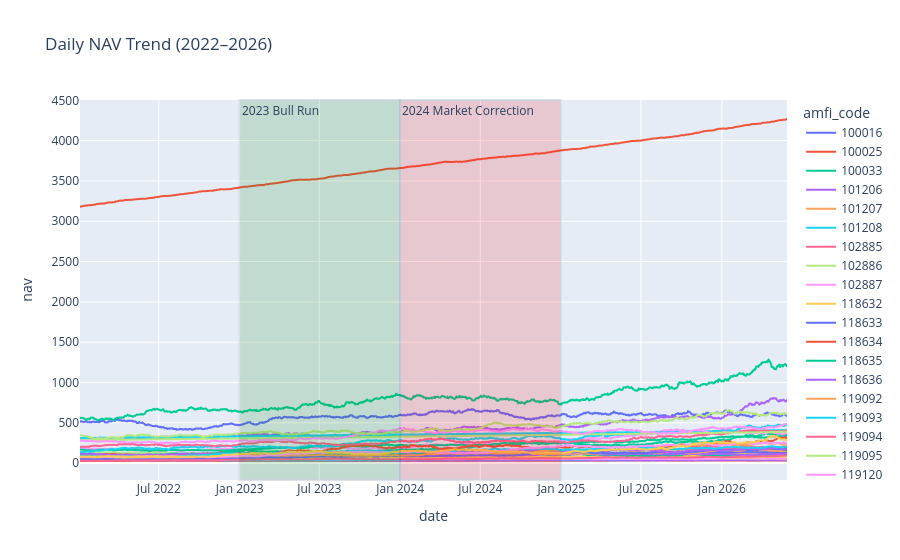

Notebook cell for this chart:
### Code cell
# Convert date column to datetime
nav_history["date"] = pd.to_datetime(nav_history["date"])

# Plot daily NAV for all schemes
fig = px.line(
    nav_history,
    x="date",
    y="nav",
    color="amfi_code",
    title="Daily NAV Trend (2022–2026)"
)

# Highlight 2023 Bull Run
fig.add_vrect(
    x0="2023-01-01",
    x1="2023-12-31",
    fillcolor="green",
    opacity=0.15,
    annotation_text="2023 Bull Run",
    annotation_position="top left"
)

# Highlight 2024 Market Correction
fig.add_vrect(
    x0="2024-01-01",
    x1="2024-12-31",
    fillcolor="red",
    opacity=0.15,
    annotation_text="2024 Market Correction",
    annotation_position="top left"
)

fig.show()

### Figure 1 — Plotly figure (JSON) as saved in the notebook; plotly's stock layout.template omitted (floating-point values rounded to 4 significant figures; data arrays with more than 128 entries replaced by an {"elided": "..."} marker saying what was removed)
{"data": [{"hovertemplate": "amfi_code=100016<br>date=%{x}<br>nav=%{y}<extra></extra>", "legendgroup": "100016", "line": {"color": "#636efa", "dash": "solid"}, "marker": {"symbol": "circle"}, "mode": "lines", "name": "100016", "showlegend": true, "type": "scattergl", "x": {"elided": "1150 str values"}, "xaxis": "x", "y": {"elided": "1150 float values"}, "yaxis": "y"}, {"hovertemplate": "amfi_code=100025<br>date=%{x}<br>nav=%{y}<extra></extra>", "legendgroup": "100025", "line": {"color": "#EF553B", "dash": "solid"}, "marker": {"symbol": "circle"}, "mode": "lines", "name": "100025", "showlegend": true, "type": "scattergl", "x": {"elided": "1150 str values"}, "xaxis": "x", "y": {"elided": "1150 float values"}, "yaxis": "y"}, {"hovertemplate": "amfi_code=100033<br>date=%{x}<br>nav=%{y}<extra></extra>", "legendgroup": "100033", "line": {"color": "#00cc96", "dash": "solid"}, "marker": {"symbol": "circle"}, "mode": "lines", "name": "100033", "showlegend": true, "type": "scattergl", "x": {"elided": "1150 str values"}, "xaxis": "x", "y": {"elided": "1150 float values"}, "yaxis": "y"}, {"hovertemplate": "amfi_code=101206<br>date=%{x}<br>nav=%{y}<extra></extra>", "legendgroup": "101206", "line": {"color": "#ab63fa", "dash": "solid"}, "marker": {"symbol": "circle"}, "mode": "lines", "name": "101206", "showlegend": true, "type": "scattergl", "x": {"elided": "1150 str values"}, "xaxis": "x", "y": {"elided": "1150 float values"}, "yaxis": "y"}, {"hovertemplate": "amfi_code=101207<br>date=%{x}<br>nav=%{y}<extra></extra>", "legendgroup": "101207", "line": {"color": "#FFA15A", "dash": "solid"}, "marker": {"symbol": "circle"}, "mode": "lines", "name": "101207", "showlegend": true, "type": "scattergl", "x": {"elided": "1150 str values"}, "xaxis": "x", "y": {"elided": "1150 float values"}, "yaxis": "y"}, {"hovertemplate": "amfi_code=101208<br>date=%{x}<br>nav=%{y}<extra></extra>", "legendgroup": "101208", "line": {"color": "#19d3f3", "dash": "solid"}, "marker": {"symbol": "circle"}, "mode": "lines", "name": "101208", "showlegend": true, "type": "scattergl", "x": {"elided": "1150 str values"}, "xaxis": "x", "y": {"elided": "1150 float values"}, "yaxis": "y"}, {"hovertemplate": "amfi_code=102885<br>date=%{x}<br>nav=%{y}<extra></extra>", "legendgroup": "102885", "line": {"color": "#FF6692", "dash": "solid"}, "marker": {"symbol": "circle"}, "mode": "lines", "name": "102885", "showlegend": true, "type": "scattergl", "x": {"elided": "1150 str values"}, "xaxis": "x", "y": {"elided": "1150 float values"}, "yaxis": "y"}, {"hovertemplate": "amfi_code=102886<br>date=%{x}<br>nav=%{y}<extra></extra>", "legendgroup": "102886", "line": {"color": "#B6E880", "dash": "solid"}, "marker": {"symbol": "circle"}, "mode": "lines", "name": "102886", "showlegend": true, "type": "scattergl", "x": {"elided": "1150 str values"}, "xaxis": "x", "y": {"elided": "1150 float values"}, "yaxis": "y"}, {"hovertemplate": "amfi_code=102887<br>date=%{x}<br>nav=%{y}<extra></extra>", "legendgroup": "102887", "line": {"color": "#FF97FF", "dash": "solid"}, "marker": {"symbol": "circle"}, "mode": "lines", "name": "102887", "showlegend": true, "type": "scattergl", "x": {"elided": "1150 str values"}, "xaxis": "x", "y": {"elided": "1150 float values"}, "yaxis": "y"}, {"hovertemplate": "amfi_code=118632<br>date=%{x}<br>nav=%{y}<extra></extra>", "legendgroup": "118632", "line": {"color": "#FECB52", "dash": "solid"}, "marker": {"symbol": "circle"}, "mode": "lines", "name": "118632", "showlegend": true, "type": "scattergl", "x": {"elided": "1150 str values"}, "xaxis": "x", "y": {"elided": "1150 float values"}, "yaxis": "y"}, {"hovertemplate": "amfi_code=118633<br>date=%{x}<br>nav=%{y}<extra></extra>", "legendgroup": "118633", "line": {"color": "#636efa", "dash": "solid"}, "marker": {"symbol": "circle"}, "mode": "lines", "name": "118633", "showlegend": true, "type": "scattergl", "x": {"elided": "1150 str values"}, "xaxis": "x", "y": {"elided": "1150 float values"}, "yaxis": "y"}, {"hovertemplate": "amfi_code=118634<br>date=%{x}<br>nav=%{y}<extra></extra>", "legendgroup": "118634", "line": {"color": "#EF553B", "dash": "solid"}, "marker": {"symbol": "circle"}, "mode": "lines", "name": "118634", "showlegend": true, "type": "scattergl", "x": {"elided": "1150 str values"}, "xaxis": "x", "y": {"elided": "1150 float values"}, "yaxis": "y"}, {"hovertemplate": "amfi_code=118635<br>date=%{x}<br>nav=%{y}<extra></extra>", "legendgroup": "118635", "line": {"color": "#00cc96", "dash": "solid"}, "marker": {"symbol": "circle"}, "mode": "lines", "name": "118635", "showlegend": true, "type": "scattergl", "x": {"elided": "1150 str values"}, "xaxis": "x", "y": {"elided": "1150 float values"}, "yaxis": "y"}, {"hovertemplate": "amfi_code=118636<br>date=%{x}<br>nav=%{y}<extra></extra>", "legendgroup": "118636", "line": {"color": "#ab63fa", "dash": "solid"}, "marker": {"symbol": "circle"}, "mode": "lines", "name": "118636", "showlegend": true, "type": "scattergl", "x": {"elided": "1150 str values"}, "xaxis": "x", "y": {"elided": "1150 float values"}, "yaxis": "y"}, {"hovertemplate": "amfi_code=119092<br>date=%{x}<br>nav=%{y}<extra></extra>", "legendgroup": "119092", "line": {"color": "#FFA15A", "dash": "solid"}, "marker": {"symbol": "circle"}, "mode": "lines", "name": "119092", "showlegend": true, "type": "scattergl", "x": {"elided": "1150 str values"}, "xaxis": "x", "y": {"elided": "1150 float values"}, "yaxis": "y"}, {"hovertemplate": "amfi_code=119093<br>date=%{x}<br>nav=%{y}<extra></extra>", "legendgroup": "119093", "line": {"color": "#19d3f3", "dash": "solid"}, "marker": {"symbol": "circle"}, "mode": "lines", "name": "119093", "showlegend": true, "type": "scattergl", "x": {"elided": "1150 str values"}, "xaxis": "x", "y": {"elided": "1150 float values"}, "yaxis": "y"}, {"hovertemplate": "amfi_code=119094<br>date=%{x}<br>nav=%{y}<extra></extra>", "legendgroup": "119094", "line": {"color": "#FF6692", "dash": "solid"}, "marker": {"symbol": "circle"}, "mode": "lines", "name": "119094", "showlegend": true, "type": "scattergl", "x": {"elided": "1150 str values"}, "xaxis": "x", "y": {"elided": "1150 float values"}, "yaxis": "y"}, {"hovertemplate": "amfi_code=119095<br>date=%{x}<br>nav=%{y}<extra></extra>", "legendgroup": "119095", "line": {"color": "#B6E880", "dash": "solid"}, "marker": {"symbol": "circle"}, "mode": "lines", "name": "119095", "showlegend": true, "type": "scattergl", "x": {"elided": "1150 str values"}, "xaxis": "x", "y": {"elided": "1150 float values"}, "yaxis": "y"}, {"hovertemplate": "amfi_code=119120<br>date=%{x}<br>nav=%{y}<extra></extra>", "legendgroup": "119120", "line": {"color": "#FF97FF", "dash": "solid"}, "marker": {"symbol": "circle"}, "mode": "lines", "name": "119120", "showlegend": true, "type": "scattergl", "x": {"elided": "1150 str values"}, "xaxis": "x", "y": {"elided": "1150 float values"}, "yaxis": "y"}, {"hovertemplate": "amfi_code=119551<br>date=%{x}<br>nav=%{y}<extra></extra>", "legendgroup": "119551", "line": {"color": "#FECB52", "dash": "solid"}, "marker": {"symbol": "circle"}, "mode": "lines", "name": "119551", "showlegend": true, "type": "scattergl", "x": {"elided": "1150 str values"}, "xaxis": "x", "y": {"elided": "1150 float values"}, "yaxis": "y"}, {"hovertemplate": "amfi_code=119552<br>date=%{x}<br>nav=%{y}<extra></extra>", "legendgroup": "119552", "line": {"color": "#636efa", "dash": "solid"}, "marker": {"symbol": "circle"}, "mode": "lines", "name": "119552", "showlegend": true, "type": "scattergl", "x": {"elided": "1150 str values"}, "xaxis": "x", "y": {"elided": "1150 float values"}, "yaxis": "y"}, {"hovertemplate": "amfi_code=119598<br>date=%{x}<br>nav=%{y}<extra></extra>", "legendgroup": "119598", "line": {"color": "#EF553B", "dash": "solid"}, "marker": {"symbol": "circle"}, "mode": "lines", "name": "119598", "showlegend": true, "type": "scattergl", "x": {"elided": "1150 str values"}, "xaxis": "x", "y": {"elided": "1150 float values"}, "yaxis": "y"}, {"hovertemplate": "amfi_code=119599<br>date=%{x}<br>nav=%{y}<extra></extra>", "legendgroup": "119599", "line": {"color": "#00cc96", "dash": "solid"}, "marker": {"symbol": "circle"}, "mode": "lines", "name": "119599", "showlegend": true, "type": "scattergl", "x": {"elided": "1150 str values"}, "xaxis": "x", "y": {"elided": "1150 float values"}, "yaxis": "y"}, {"hovertemplate": "amfi_code=120503<br>date=%{x}<br>nav=%{y}<extra></extra>", "legendgroup": "120503", "line": {"color": "#ab63fa", "dash": "solid"}, "marker": {"symbol": "circle"}, "mode": "lines", "name": "120503", "showlegend": true, "type": "scattergl", "x": {"elided": "1150 str values"}, "xaxis": "x", "y": {"elided": "1150 float values"}, "yaxis": "y"}, {"hovertemplate": "amfi_code=120504<br>date=%{x}<br>nav=%{y}<extra></extra>", "legendgroup": "120504", "line": {"color": "#FFA15A", "dash": "solid"}, "marker": {"symbol": "circle"}, "mode": "lines", "name": "120504", "showlegend": true, "type": "scattergl", "x": {"elided": "1150 str values"}, "xaxis": "x", "y": {"elided": "1150 float values"}, "yaxis": "y"}, {"hovertemplate": "amfi_code=120505<br>date=%{x}<br>nav=%{y}<extra></extra>", "legendgroup": "120505", "line": {"color": "#19d3f3", "dash": "solid"}, "marker": {"symbol": "circle"}, "mode": "lines", "name": "120505", "showlegend": true, "type": "scattergl", "x": {"elided": "1150 str values"}, "xaxis": "x", "y": {"elided": "1150 float values"}, "yaxis": "y"}, {"hovertemplate": "amfi_code=120506<br>date=%{x}<br>nav=%{y}<extra></extra>", "legendgroup": "120506", "line": {"color": "#FF6692", "dash": "solid"}, "marker": {"symbol": "circle"}, "mode": "lines", "name": "120506", "showlegend": true, "type": "scattergl", "x": {"elided": "1150 str values"}, "xaxis": "x", "y": {"elided": "1150 float values"}, "yaxis": "y"}, {"hovertemplate": "amfi_code=120507<br>date=%{x}<br>nav=%{y}<extra></extra>", "legendgroup": "120507", "line": {"color": "#B6E880", "dash": "solid"}, "marker": {"symbol": "circle"}, "mode": "lines", "name": "120507", "showlegend": true, "type": "scattergl", "x": {"elided": "1150 str values"}, "xaxis": "x", "y": {"elided": "1150 float values"}, "yaxis": "y"}, {"hovertemplate": "amfi_code=120841<br>date=%{x}<br>nav=%{y}<extra></extra>", "legendgroup": "120841", "line": {"color": "#FF97FF", "dash": "solid"}, "marker": {"symbol": "circle"}, "mode": "lines", "name": "120841", "showlegend": true, "type": "scattergl", "x": {"elided": "1150 str values"}, "xaxis": "x", "y": {"elided": "1150 float values"}, "yaxis": "y"}, {"hovertemplate": "amfi_code=120842<br>date=%{x}<br>nav=%{y}<extra></extra>", "legendgroup": "120842", "line": {"color": "#FECB52", "dash": "solid"}, "marker": {"symbol": "circle"}, "mode": "lines", "name": "120842", "showlegend": true, "type": "scattergl", "x": {"elided": "1150 str values"}, "xaxis": "x", "y": {"elided": "1150 float values"}, "yaxis": "y"}, {"hovertemplate": "amfi_code=120843<br>date=%{x}<br>nav=%{y}<extra></extra>", "legendgroup": "120843", "line": {"color": "#636efa", "dash": "solid"}, "marker": {"symbol": "circle"}, "mode": "lines", "name": "120843", "showlegend": true, "type": "scattergl", "x": {"elided": "1150 str values"}, "xaxis": "x", "y": {"elided": "1150 float values"}, "yaxis": "y"}, {"hovertemplate": "amfi_code=120844<br>date=%{x}<br>nav=%{y}<extra></extra>", "legendgroup": "120844", "line": {"color": "#EF553B", "dash": "solid"}, "marker": {"symbol": "circle"}, "mode": "lines", "name": "120844", "showlegend": true, "type": "scattergl", "x": {"elided": "1150 str values"}, "xaxis": "x", "y": {"elided": "1150 float values"}, "yaxis": "y"}, {"hovertemplate": "amfi_code=125497<br>date=%{x}<br>nav=%{y}<extra></extra>", "legendgroup": "125497", "line": {"color": "#00cc96", "dash": "solid"}, "marker": {"symbol": "circle"}, "mode": "lines", "name": "125497", "showlegend": true, "type": "scattergl", "x": {"elided": "1150 str values"}, "xaxis": "x", "y": {"elided": "1150 float values"}, "yaxis": "y"}, {"hovertemplate": "amfi_code=125498<br>date=%{x}<br>nav=%{y}<extra></extra>", "legendgroup": "125498", "line": {"color": "#ab63fa", "dash": "solid"}, "marker": {"symbol": "circle"}, "mode": "lines", "name": "125498", "showlegend": true, "type": "scattergl", "x": {"elided": "1150 str values"}, "xaxis": "x", "y": {"elided": "1150 float values"}, "yaxis": "y"}, {"hovertemplate": "amfi_code=148567<br>date=%{x}<br>nav=%{y}<extra></extra>", "legendgroup": "148567", "line": {"color": "#FFA15A", "dash": "solid"}, "marker": {"symbol": "circle"}, "mode": "lines", "name": "148567", "showlegend": true, "type": "scattergl", "x": {"elided": "1150 str values"}, "xaxis": "x", "y": {"elided": "1150 float values"}, "yaxis": "y"}, {"hovertemplate": "amfi_code=148568<br>date=%{x}<br>nav=%{y}<extra></extra>", "legendgroup": "148568", "line": {"color": "#19d3f3", "dash": "solid"}, "marker": {"symbol": "circle"}, "mode": "lines", "name": "148568", "showlegend": true, "type": "scattergl", "x": {"elided": "1150 str values"}, "xaxis": "x", "y": {"elided": "1150 float values"}, "yaxis": "y"}, {"hovertemplate": "amfi_code=148569<br>date=%{x}<br>nav=%{y}<extra></extra>", "legendgroup": "148569", "line": {"color": "#FF6692", "dash": "solid"}, "marker": {"symbol": "circle"}, "mode": "lines", "name": "148569", "showlegend": true, "type": "scattergl", "x": {"elided": "1150 str values"}, "xaxis": "x", "y": {"elided": "1150 float values"}, "yaxis": "y"}, {"hovertemplate": "amfi_code=149322<br>date=%{x}<br>nav=%{y}<extra></extra>", "legendgroup": "149322", "line": {"color": "#B6E880", "dash": "solid"}, "marker": {"symbol": "circle"}, "mode": "lines", "name": "149322", "showlegend": true, "type": "scattergl", "x": {"elided": "1150 str values"}, "xaxis": "x", "y": {"elided": "1150 float values"}, "yaxis": "y"}, {"hovertemplate": "amfi_code=149323<br>date=%{x}<br>nav=%{y}<extra></extra>", "legendgroup": "149323", "line": {"color": "#FF97FF", "dash": "solid"}, "marker": {"symbol": "circle"}, "mode": "lines", "name": "149323", "showlegend": true, "type": "scattergl", "x": {"elided": "1150 str values"}, "xaxis": "x", "y": {"elided": "1150 float values"}, "yaxis": "y"}, {"hovertemplate": "amfi_code=149324<br>date=%{x}<br>nav=%{y}<extra></extra>", "legendgroup": "149324", "line": {"color": "#FECB52", "dash": "solid"}, "marker": {"symbol": "circle"}, "mode": "lines", "name": "149324", "showlegend": true, "type": "scattergl", "x": {"elided": "1150 str values"}, "xaxis": "x", "y": {"elided": "1150 float values"}, "yaxis": "y"}], "layout": {"annotations": [{"showarrow": false, "text": "2023 Bull Run", "x": "2023-01-01", "xanchor": "left", "xref": "x", "y": 1, "yanchor": "top", "yref": "y domain"}, {"showarrow": false, "text": "2024 Market Correction", "x": "2024-01-01", "xanchor": "left", "xref": "x", "y": 1, "yanchor": "top", "yref": "y domain"}], "legend": {"title": {"text": "amfi_code"}, "tracegroupgap": 0}, "shapes": [{"fillcolor": "green", "opacity": 0.15, "type": "rect", "x0": "2023-01-01", "x1": "2023-12-31", "xref": "x", "y0": 0, "y1": 1, "yref": "y domain"}, {"fillcolor": "red", "opacity": 0.15, "type": "rect", "x0": "2024-01-01", "x1": "2024-12-31", "xref": "x", "y0": 0, "y1": 1, "yref": "y domain"}], "title": {"text": "Daily NAV Trend (2022–2026)"}, "xaxis": {"anchor": "y", "domain": [0, 1], "title": {"text": "date"}}, "yaxis": {"anchor": "x", "domain": [0, 1], "title": {"text": "nav"}}}}
